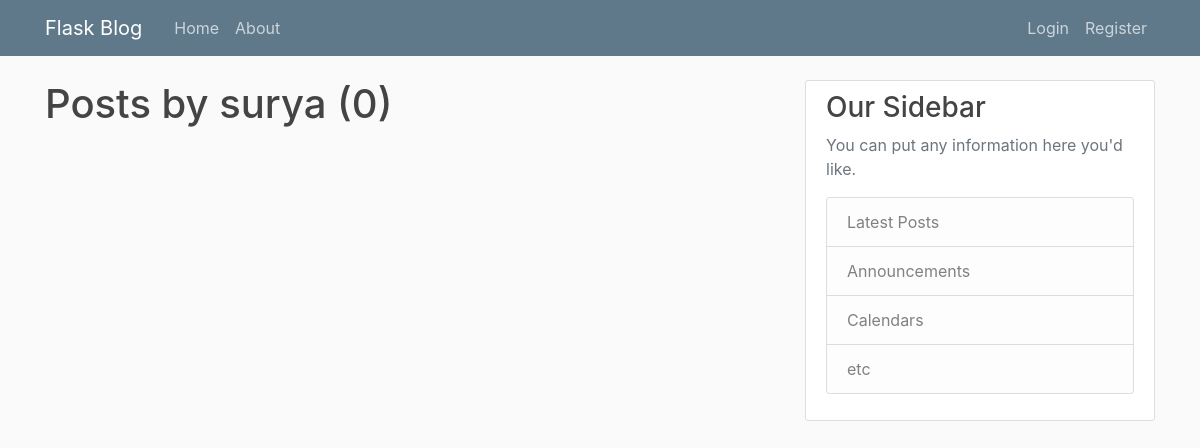
The app's page /user/surya, older data.
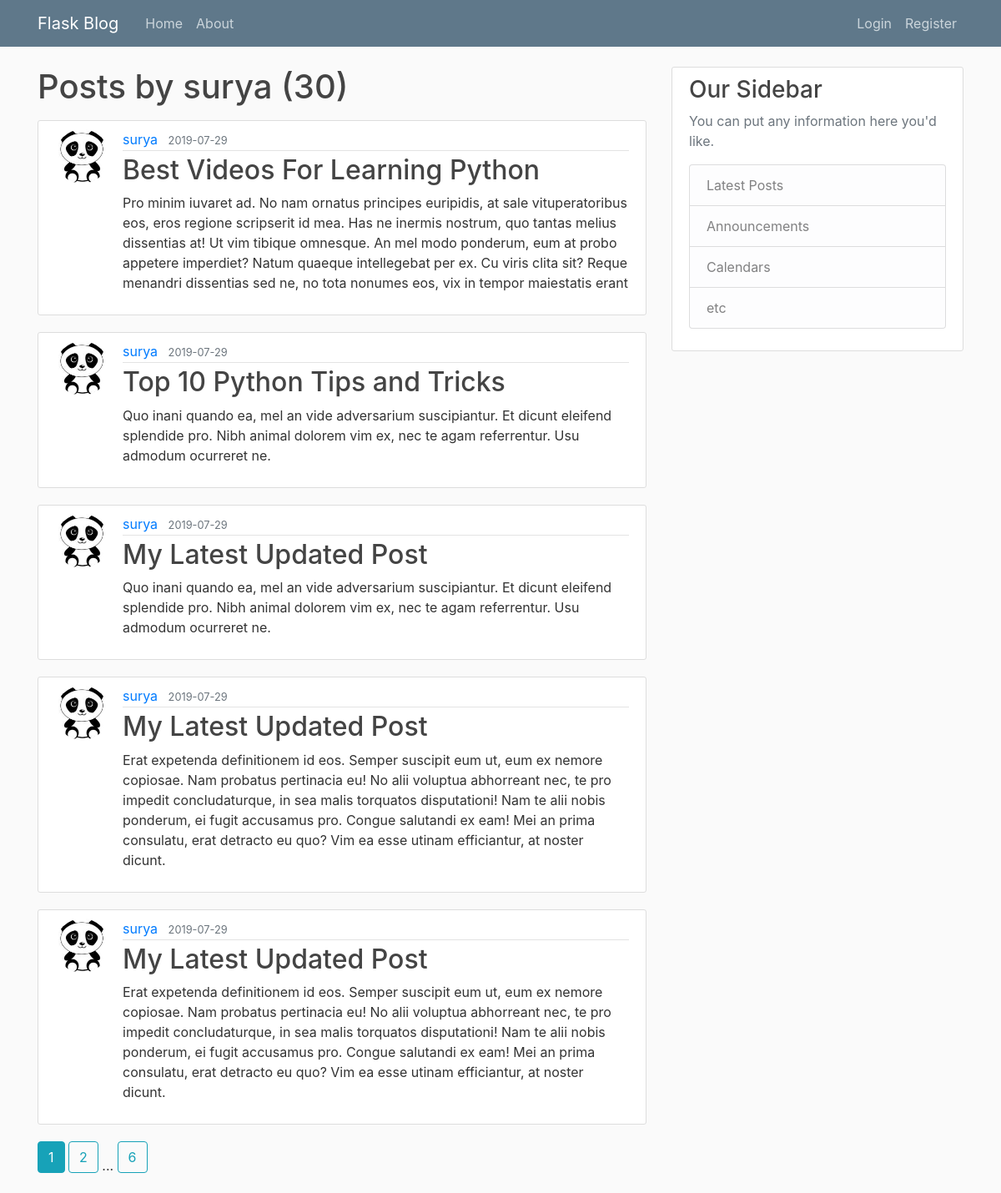
The same page, newer data.
### Flask_blog/models.py (models this page shows, shortened)
class User(db.Model, UserMixin):
    id = db.Column(db.Integer, primary_key=True)
    username = db.Column(db.String(20), unique=True, nullable=False)
    email = db.Column(db.String(120), unique=True, nullable=False)
    image_file = db.Column(db.String(20), nullable=False, default='default.jpg')
    password = db.Column(db.String(60), nullable=False)
    posts = db.relationship('Post', backref='author', lazy=True)

class Post(db.Model):
    id = db.Column(db.Integer, primary_key=True)
    title = db.Column(db.String(100), nullable=False)
    date_posted = db.Column(db.DateTime, nullable=False, default=datetime.utcnow)
    content = db.Column(db.Text, nullable=False)
    user_id = db.Column(db.Integer, db.ForeignKey('user.id'), nullable=False)

### Flask_blog/routes.py (the view)
@app.route('/user/<string:username>')
def user_posts(username):
    page = request.args.get('page', 1, type=int)
    user = User.query.filter_by(username=username).first_or_404()
    posts = Post.query.filter_by(author=user).order_by(Post.date_posted.desc()).paginate(page=page, per_page=5)
    return render_template('user_posts.html', posts=posts, user=user)

### Flask_blog/templates/user_posts.html
{% extends "layout.html" %}
{% block content %}
     <h1 class="mb-3">Posts by {{ user.username }} ({{ posts.total }})</h1>
     {% for post in posts.items %}
         <article class="media content-section">
          <img class="rounded-circle article-img" src="{{ url_for('static', filename='profile_pics/' + post.author.image_file) }}">
	  <div class="media-body">
	    <div class="article-metadata">
	      <a class="mr-2" href="{{ url_for('user_posts', username=post.author.username) }}">{{ post.author.username }}</a>
	      <small class="text-muted">{{ post.date_posted.strftime('%Y-%m-%d') }}</small>
	    </div>
	    <h2><a class="article-title" href="{{ url_for('post', post_id=post.id) }}">{{ post.title }}</a></h2>
	    <p class="article-content">{{ post.content }}</p>
	  </div>
	</article>
     {% endfor %}
     {% for page_num in posts.iter_pages(left_edge=1, right_edge=1, left_current=1, right_current=2) %}
        {% if page_num %}
           {% if posts.page == page_num %}
              <a class="btn btn-info mb-4" href="{{ url_for('user_posts', username=user.username, page=page_num) }}">{{ page_num }}</a>
           {% else %}
              <a class="btn btn-outline-info mb-4" href="{{ url_for('home', username=user.username, page=page_num) }}">{{ page_num }}</a>
           {% endif %}
        {% else %}
           ...
        {% endif %}
     {% endfor %}
{% endblock content %}

### Flask_blog/templates/layout.html (shortened to what this page needs)
<!DOCTYPE html>
<html>
<head>
    <link rel="stylesheet" href="https://maxcdn.bootstrapcdn.com/bootstrap/4.0.0/css/bootstrap.min.css">
    <link rel="stylesheet" type="text/css" href="{{ url_for('static', filename='main.css') }}">
</head>
<body>
    <header class="site-header">
      <nav class="navbar navbar-expand-md navbar-dark bg-steel fixed-top">
        <div class="container">
          <a class="navbar-brand mr-4" href="/">Flask Blog</a>
          <div class="collapse navbar-collapse" id="navbarToggle">
            <div class="navbar-nav mr-auto">
              <a class="nav-item nav-link" href="{{ url_for('home') }}">Home</a>
              <a class="nav-item nav-link" href="{{ url_for('about') }}">About</a>
            </div>
            <div class="navbar-nav">
              {% if current_user.is_authenticated %}
                 <a class="nav-item nav-link" href="{{ url_for('new_post') }}">New Post</a>
                 <a class="nav-item nav-link" href="{{ url_for('account') }}">Account</a>
                 <a class="nav-item nav-link" href="{{ url_for('logout') }}">Logout</a>
              {% else %}
                 <a class="nav-item nav-link" href="{{ url_for('login') }}">Login</a>
                 <a class="nav-item nav-link" href="{{ url_for('register') }}">Register</a>
              {% endif %}
            </div>
          </div>
        </div>
      </nav>
    </header>
    <main role="main" class="container">
      <div class="row">
        <div class="col-md-8">
          {% block content %}{% endblock %}
        </div>
        <div class="col-md-4">
          <div class="content-section">
            <h3>Our Sidebar</h3>
            <p class='text-muted'>You can put any information here you'd like.
              <ul class="list-group">
                <li class="list-group-item list-group-item-light">Latest Posts</li>
                <li class="list-group-item list-group-item-light">Announcements</li>
                <li class="list-group-item list-group-item-light">Calendars</li>
                <li class="list-group-item list-group-item-light">etc</li>
              </ul>
            </p>
          </div>
        </div>
      </div>
    </main>
</body>
</html>

### Flask_blog/static/main.css (style rules this page uses)
body { background: #fafafa; color: #333333; margin-top: 5rem; }
h1, h2, h3, h4, h5, h6 { color: #444444; }
.bg-steel { background-color: #5f788a; }
.site-header .navbar-nav .nav-link { color: #cbd5db; }
.content-section { background: #ffffff; padding: 10px 20px; border: 1px solid #dddddd; border-radius: 3px; margin-bottom: 20px; }
.article-title { color: #444444; }
.article-content { white-space: pre-line; }
.article-img { height: 65px; width: 65px; margin-right: 16px; }
.article-metadata { padding-bottom: 1px; margin-bottom: 4px; border-bottom: 1px solid #e3e3e3 }

Row changes from the older to the newer data that the page shows:
added Post: image_file (placeholder picture), author.username "surya", date_posted "2019-07-29", title "Best Videos For Learning Python", content "Pro minim iuvaret ad. No nam ornatus principes euripidis, at sale vituperatoribus eos, eros regione scripserit id mea. Has ne inermis nostrum, quo tantas melius dissentias at! Ut vim tibique omnesque. An mel modo ponderum, eum at probo appetere imperdiet? Natum quaeque intellegebat per ex. Cu viris clita sit? Reque menandri dissentias sed ne, no tota nonumes eos, vix in tempor maiestatis erant"
added Post: image_file (placeholder picture), author.username "surya", date_posted "2019-07-29", title "Top 10 Python Tips and Tricks", content "Quo inani quando ea, mel an vide adversarium suscipiantur. Et dicunt eleifend splendide pro. Nibh animal dolorem vim ex, nec te agam referrentur. Usu admodum ocurreret ne."
added Post: image_file (placeholder picture), author.username "surya", date_posted "2019-07-29", title "My Latest Updated Post", content "Quo inani quando ea, mel an vide adversarium suscipiantur. Et dicunt eleifend splendide pro. Nibh animal dolorem vim ex, nec te agam referrentur. Usu admodum ocurreret ne."
added Post: image_file (placeholder picture), author.username "surya", date_posted "2019-07-29", title "My Latest Updated Post", content "Erat expetenda definitionem id eos. Semper suscipit eum ut, eum ex nemore copiosae. Nam probatus pertinacia eu! No alii voluptua abhorreant nec, te pro impedit concludaturque, in sea malis torquatos disputationi! Nam te alii nobis ponderum, ei fugit accusamus pro. Congue salutandi ex eam! Mei an prima consulatu, erat detracto eu quo? Vim ea esse utinam efficiantur, at noster dicunt."
added Post: image_file (placeholder picture), author.username "surya", date_posted "2019-07-29", title "My Latest Updated Post", content "Erat expetenda definitionem id eos. Semper suscipit eum ut, eum ex nemore copiosae. Nam probatus pertinacia eu! No alii voluptua abhorreant nec, te pro impedit concludaturque, in sea malis torquatos disputationi! Nam te alii nobis ponderum, ei fugit accusamus pro. Congue salutandi ex eam! Mei an prima consulatu, erat detracto eu quo? Vim ea esse utinam efficiantur, at noster dicunt."
Text that changed along with them:
{{ posts.total }}: "0" → "30"
new list line: "1"
new list line: "2"
new list line: "6"
